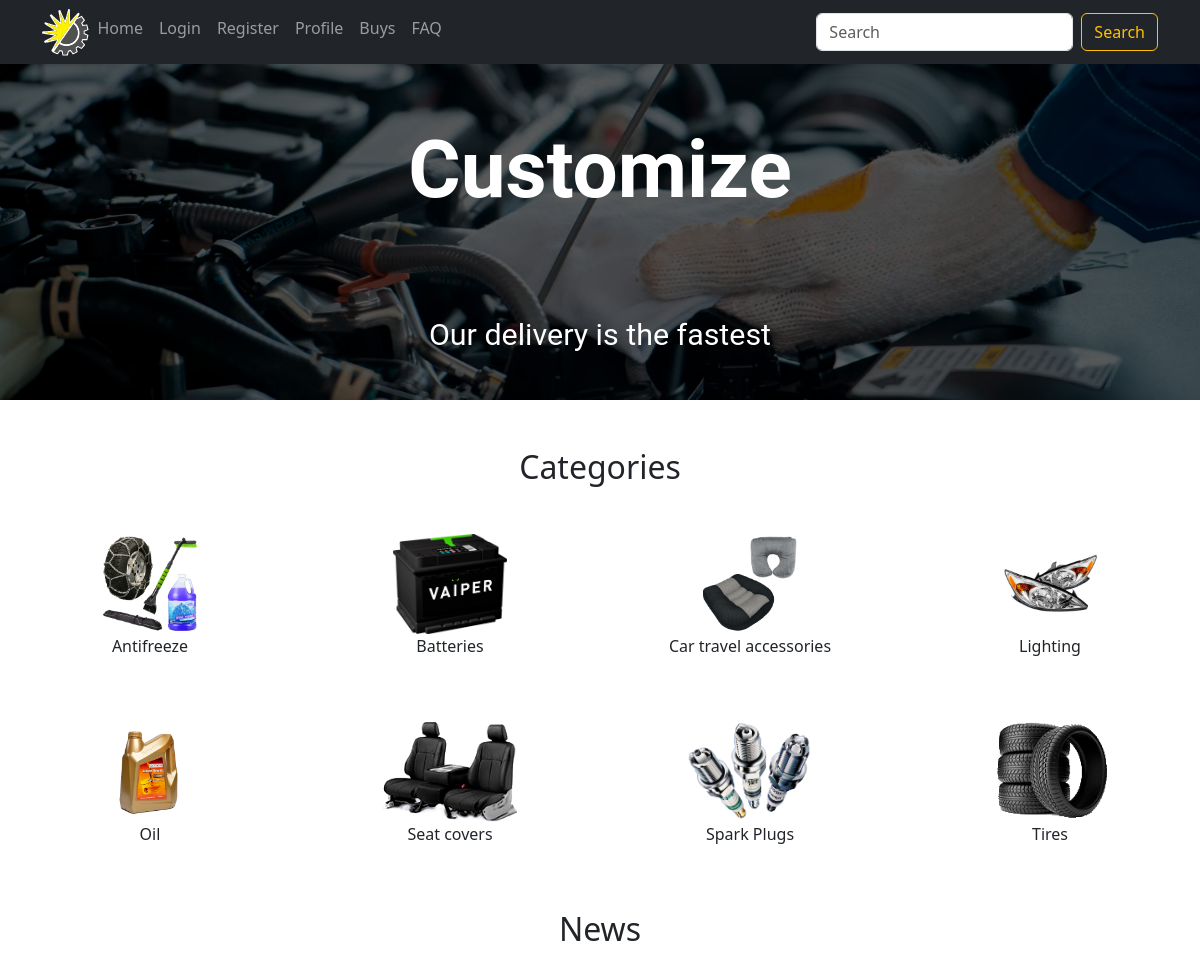
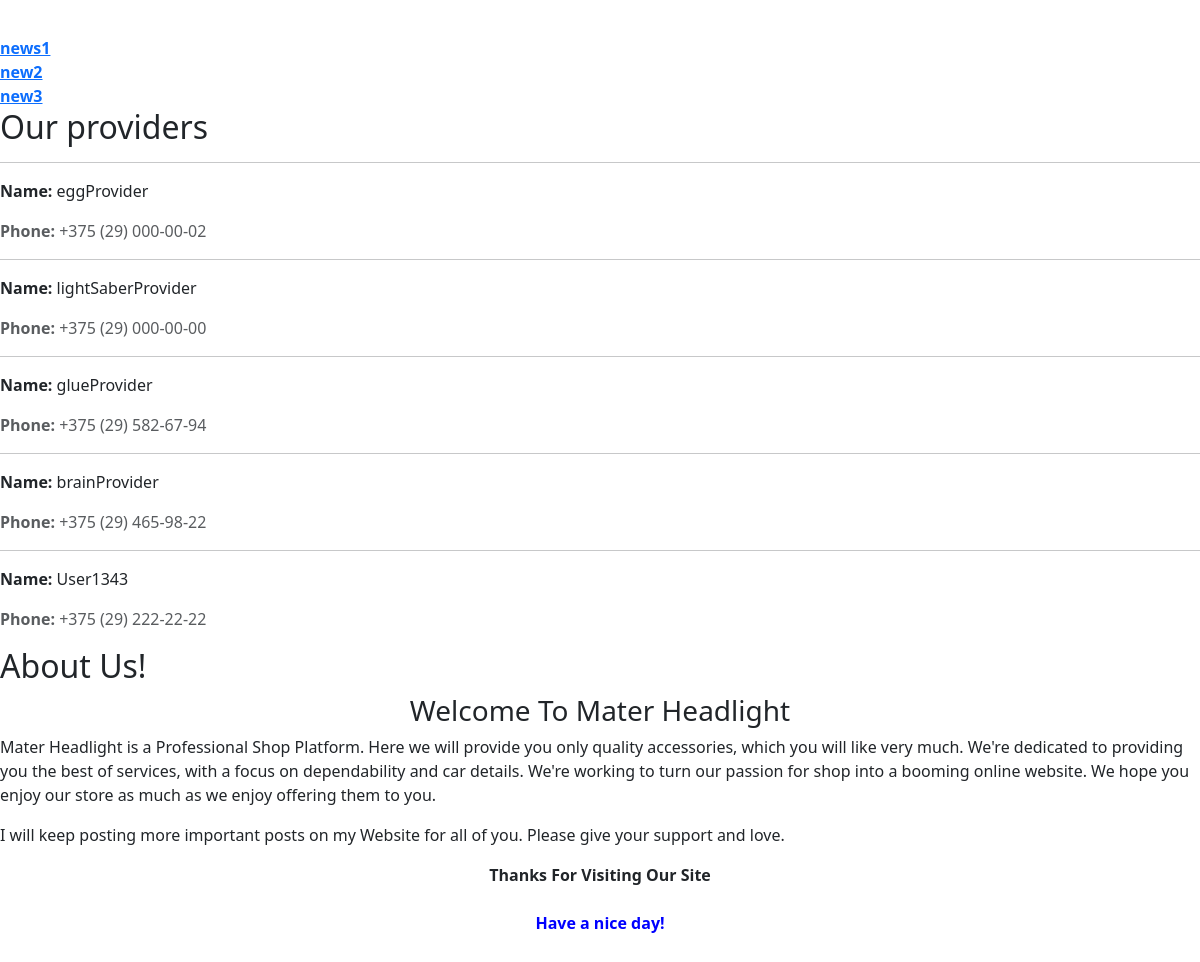
The page / on the database its author committed (2 pictures, top to bottom).
### apps/shop/models.py (models this page shows, shortened)
class CarouselItem(models.Model):
    image_key = models.UUIDField(default=uuid.uuid4, editable=False)
    image = NamedImageField(upload_to='carousel_items_images',
                            get_filename=model_funcs.get_carousel_item_image_filename, storage=OverwriteCodedStorage())
    title = models.CharField(max_length=64, blank=True)
    subtitle = models.CharField(max_length=64, blank=True)

class Category(models.Model):
    image_key = models.UUIDField(default=uuid.uuid4, editable=False)
    name = models.CharField(max_length=64, unique=True,
                            help_text="Enter a category (e.g. Oil, Tire etc.)")
    logo = SvgField(upload_to='categories_logo', default='categories_logo/logo_default.svg',
                    get_filename=model_funcs.get_category_logo_filename, storage=OverwriteCodedStorage())
    image = NamedImageField(upload_to='categories_images', default='categories_images/image_default.png',
                            get_filename=model_funcs.get_category_image_filename, storage=OverwriteCodedStorage())
    def get_absolute_url(self):
        return f'/category/{self.id}/'
    class Meta:
        verbose_name = "category"
        verbose_name_plural = "categories"
        ordering = ("name",)

class News(models.Model):
    title = models.CharField(max_length=64, blank=True)
    content = models.TextField()
    class Meta:
        verbose_name = "news"
        verbose_name_plural = "news"
    def get_absolute_url(self):
        return f"/news/{self.id}/"

class Provider(User):
    pass

class Profile(models.Model):
    user = models.OneToOneField(User, on_delete=models.CASCADE)
    phone = models.CharField(max_length=64, validators=[validate_phone_number],
                             help_text="Enter a phone in format +375 (29) XXX-XX-XX")
    address = models.CharField(max_length=64, validators=[validate_address])
    avatar = AvatarField(upload_to='profile_avatars', default='profile_avatars/avatar_default.jpg', blank=True,
                         get_color=model_funcs.get_profile_avatar_color, avatar_size=300,
                         get_filename=model_funcs.get_profile_avatar_filename)
    coupons = models.ManyToManyField(Coupon, help_text="Select a coupon for this user",
                                    blank=True, related_name='users')
    class Meta:
        verbose_name = "profile"
        verbose_name_plural = "profiles"

### apps/shop/views.py (the view)
# urls.py: path('', views.home, name='home'),
def home(request):
    categories = Category.objects.all()
    carousel_items = CarouselItem.objects.all()
    news = News.objects.all()
    providers = Provider.objects.all()
    return render(request, "shop/home.html", {
        'categories': categories,
        'carousel_items': carousel_items,
        'news': news,
        'providers': providers
    })

### apps/shop/templates/shop/home.html (shortened to what this page needs)
{% extends "shop/carousel.html" %}
{% block under_carousel %}
  <div class="container-fluid">
    <h2 class="text-center my-5">Categories</h2>
    <div class="row gy-5">
      {% for category in categories %}
        <div class="col-md-3 col-sm-4 col-6 text-center" style="padding:0 4%;">
          <div class="position-relative">
            <img src="{{ category.image.url }}" height="100px"/>
            <p>{{ category.name }}</p>
         </div>
        </div>
      {% empty %}
        <h2 class="text-center my-5">No Categories</h2>
      {% endfor %}
    </div>
  </div>
<h2 class="text-center my-5">News</h2>
  {% for n in news %}
  <dt><a href="{{ n.get_absolute_url }}">{{ n.title }}</a></dt>
    {% empty %}
      <dt>No news now</dt>
    {% endfor %}
<h2>Our providers</h2>
{% for provider in providers %}
    <hr>
    <p><strong>Name:</strong> {{provider.username}}</p>
    <p class="text-muted"><strong>Phone:</strong> {{provider.profile.phone}}</p>
{% endfor %}
  <h2>About Us!</h2>
  <h3 style="text-align: center;">Welcome To Mater Headlight</h3>
  <p>Mater Headlight is a Professional Shop Platform. Here we will provide you only quality accessories, which you will like very much.
     We're dedicated to providing you the best of services, with a focus on dependability and car details.
     We're working to turn our passion for shop into a booming online website.
     We hope you enjoy our store as much as we enjoy offering them to you.</p>
<p>I will keep posting more important posts on my Website for all of you. Please give your support and love.</p>
<p style="font-weight: bold; text-align: center;">Thanks For Visiting Our Site<br><br>
<span style="color: blue; font-size: 16px; font-weight: bold; text-align: center;">Have a nice day!</span></p>
{% endblock %}
{% block carousel_interval %}5000{% endblock %}

### apps/shop/templates/shop/carousel.html (shortened to what this page needs)
{% extends "shop/base.html" %}
{% load static %}
{% block content %}
  {% block carousel %}
    <div
      class="carousel slide"
      data-bs-interval="{% block carousel_interval %}3000{% endblock %}"
      id="carouselControls"
      data-bs-ride="carousel">
      <div class="carousel-inner">
        {% block carousel_items %}
        {% for carousel_item in carousel_items %}
          <div class="carousel-item {% if forloop.counter0 == 0 %} active {% endif %}">
            <img class="d-block w-100 darken-image" src="{{ carousel_item.image.url }}">
            <div class="carousel-caption d-none d-md-block">
              <h1 class="animate__animated animate__fadeInDown" style='margin-bottom:100px;font: 62.5% "Roboto","Arial","Helvetica",sans-serif;font-size: 5em;font-weight: 700;'>{{ carousel_item.title }}</h1>
              <h3 class="animate__animated animate__zoomIn" style='font: 62.5% "Roboto","Arial","Helvetica",sans-serif;font-size: 1.9em;'>{{ carousel_item.subtitle }}</h3>
            </div>
          </div>
        {% endfor %}
        {% endblock %}
      </div>
    </div>
  {% endblock %}
  {% block under_carousel %}{% endblock %}
{% endblock %}

### apps/shop/templates/shop/carousel.html (style rules this page uses)
.carousel-inner img { object-fit: cover; height: 350px; }
.carousel-item:after { content:""; position:absolute; top:0; bottom:0; left:0; right:0; }
.darken-image { filter: brightness(35%); }

### rows shown on the page
CarouselItem: image (picture), title "Customize", subtitle "Our delivery is the fastest"
Category: image (picture), name "Antifreeze"
Category: image (picture), name "Batteries"
Category: image (picture), name "Car travel accessories"
Category: image (picture), name "Lighting"
Category: image (picture), name "Oil"
Category: image (picture), name "Seat covers"
Category: image (picture), name "Spark Plugs"
Category: image (picture), name "Tires"
News: title "news1"
News: title "new2"
News: title "new3"
Provider: username "eggProvider", profile.phone "+375 (29) 000-00-02"
Provider: username "lightSaberProvider", profile.phone "+375 (29) 000-00-00"
Provider: username "glueProvider", profile.phone "+375 (29) 582-67-94"
Provider: username "brainProvider", profile.phone "+375 (29) 465-98-22"
Provider: username "User1343", profile.phone "+375 (29) 222-22-22"
